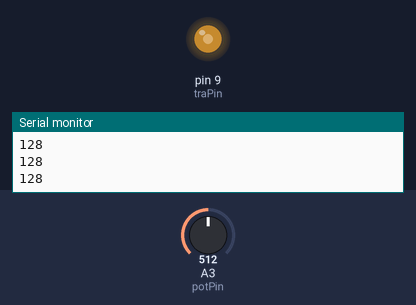
This sketch was run on a simulated Arduino Uno, built with avr-gcc and run on an emulated ATmega328P. Parts: output pins drawn as LEDs (lit = HIGH), the last lines printed to the serial monitor. Inputs (shaded band) come from the test bench; at power-on: A3 (potPin) = 512.

Above: at 1.2 s.
1.3 s: A3 (potPin) set to 716
At 1.7 s:
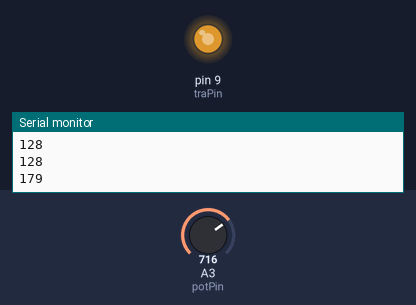
2.9 s: A3 (potPin) set to 900
At 4.2 s:
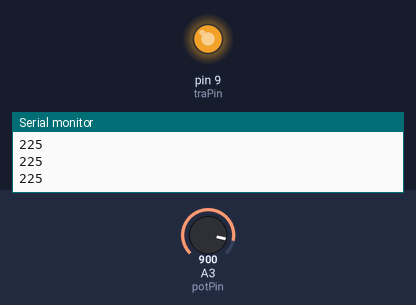
4.5 s: A3 (potPin) set to 122
At 5.5 s:
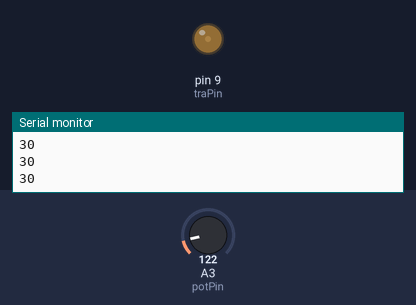
6.1 s: A3 (potPin) set to 0
At 6.8 s:
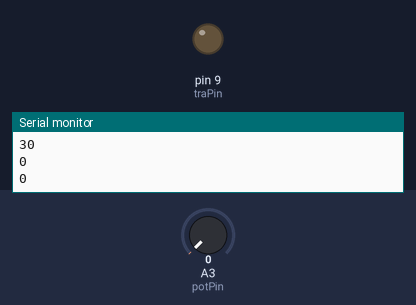
Timing chart, 0 to 8.7 s (numbered marks = the images above; inputs shaded):
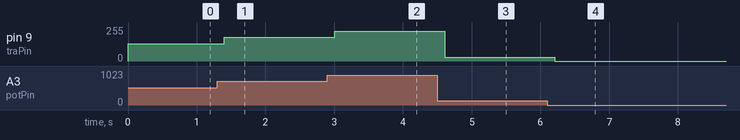

Measured:
- after the input at 1.3 s, pin 9 (traPin): 128/255 → 179/255 after 0.10 s
- after the input at 2.9 s, pin 9 (traPin): 179/255 → 225/255 after 0.10 s
- after the input at 4.5 s, pin 9 (traPin): 225/255 → 30/255 after 0.11 s
- after the input at 6.1 s, pin 9 (traPin): 30/255 → 0/255 after 0.11 s

The sketch:

motor_potent.ino
```cpp
/*
Kit Tremaglio
Motor Control
Intermediate Arduino
Fall 2019
*/
int potPin = 3; //potentiometer pin
int traPin = 9; //motor pin
int t = 0;

void setup()
{
	//set up input & output
  	pinMode(potPin, INPUT);
  	pinMode(traPin, OUTPUT);
  	Serial.begin(9600);}

void loop()
{
	//read amount of potentiometer and adjust to be able to be read by motor
	t = (analogRead(potPin))/4;
	//make the motor go at the rate set by the potentiometer
	analogWrite(traPin, t);
	delay(200); //wait
	Serial.println(t);
}
```
